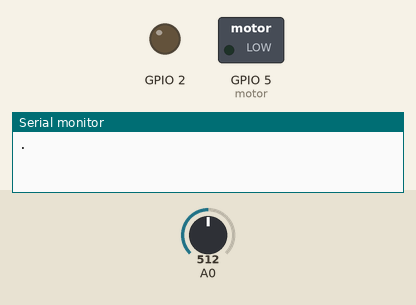
Simulated run of this sketch. Board: ESP8266 (NodeMCU). Parts: switched loads named in the sketch (green lamp = pin HIGH), output pins drawn as LEDs (lit = HIGH), the last lines printed to the serial monitor. The test bench sets the inputs (shaded band); at power-on: A0 = 512. WiFi joins after 1.5 s; servers stay silent unless stated; uploads are accepted with an empty reply.

Above: at 0.8 s.
At 31.7 s:
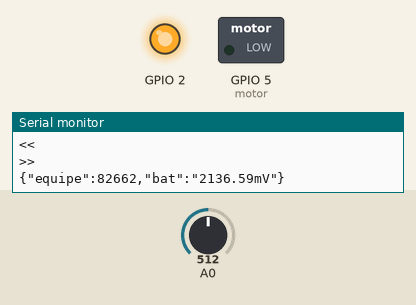
Timing chart, 0 to 80.2 s (numbered marks = the images above):
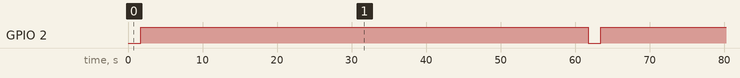

The sketch:

monitor_de_bateria_8266.ino
```cpp
#include <Arduino.h>
#include "TTeC.h"


#define tempo 60000
#define motor 5
#define MENOR_TENSAO 3000


/// prototipos de funções
uint32_t tensao(unsigned char pin);
double Vin_div_T(unsigned char pin, double r1, double r2);
int baixo = 0;

void setup() {
  Serial.begin(115200);
  pinMode(motor,OUTPUT);
  pinMode(2,OUTPUT);

}

void loop() {
  //int inicio=millis();
  digitalWrite(2,0);
  String payload;
  double V_b = Vin_div_T(A0,200,680);    //Tensão em Volts da bateria


  payload = "{\"equipe\":"+String(82662)+",\"bat\":\""+String(V_b)+"mV\"}";

  envia_payload(payload);

  Serial.println(payload);
  if(V_b<=MENOR_TENSAO){
    baixo++;
  }else{
    digitalWrite(motor,0);
  }
  if (baixo>=10){
    digitalWrite(motor,1);
    while(1);
  }
  digitalWrite(2,1);
  delay(tempo);
}

uint32_t tensao(unsigned char pin){

  uint32_t voltage = 0;
    for (int i = 0; i < 100; i++)
    {
      voltage += analogRead(pin);//Obtem o valor RAW do ADC
      ets_delay_us(30);
    }
    voltage /= 100;


    voltage = (3300.00*voltage)/1023.00;//Converte e calibra o valor lido (RAW) para mV
  return voltage;
}
double Vin_div_T(unsigned char pin, double r1, double r2){
  uint32_t tens = tensao(pin);
  double res = (r2/(r1+r2));
  return (tens/res); //tensão/(R2/(R1+R2)) retorna a tensão de entrada do divisor de tensão
}
```

TTeC.cpp
```cpp
/*
 * OBDH_Aurora_1
 * TTeC.cpp
 * Created: 12/02/2022 22:25:26
 * Author : Rodrigo Matos
 */
#include "TTeC.h"

void envia_payload(String postagem){//Envia uma string ao servidor
WiFi.begin(STASSID, STAPSK);
int cont = 0;
  while (WiFi.status() != WL_CONNECTED && cont<120) {//se não conectar depois de 1 minuto, desiste de conectar
    delay(500);cont++;
    Serial.print(".");
  }
  Serial.println("");
  Serial.print("Connected! IP address: ");
  Serial.println(WiFi.localIP());

  if ((WiFi.status() == WL_CONNECTED)) {
    WiFiClient client;
    HTTPClient http;
    Serial.print("[HTTP] begin...\n");
    // configure traged server and url
    http.begin(client,SERVER_IP); //HTTP
    http.addHeader("Content-Type", "application/json");

    Serial.print("[HTTP] POST...\n");
    // start connection and send HTTP header and body
   int httpCode = http.POST(postagem);

    // httpCode will be negative on error
    if (httpCode > 0) {
      // HTTP header has been send and Server response header has been handled
      Serial.printf("[HTTP] POST... code: %d\n", httpCode);

      // file found at server
      if (httpCode == HTTP_CODE_OK) {
        const String& payload = http.getString();
        Serial.println("received payload:\n<<");
        Serial.println(payload);
        Serial.println(">>");
      }
    } else {
      Serial.printf("[HTTP] POST... failed, error: %s\n", http.errorToString(httpCode).c_str());
    }

    http.end();
  }


  WiFi.disconnect(true);
  WiFi.mode(WIFI_OFF);
}
```

TTeC.h
```cpp
/*
 * OBDH_Aurora_1
 * TTeC.h
 * Created: 12/02/2022 22:25:26
 * Author : Rodrigo Matos
 */
#ifndef TTeC_H_
#define TTeC_H_

#include <Arduino.h>
#include <ESP8266WiFi.h>
#include <ESP8266HTTPClient.h>


#define SERVER_IP "http://200.137.130.88:8888/"//link para submissão ao servidor

//#ifndef STASSID
#define STASSID "ALBERTO E ROSELIA" //ID do WiFi
#define STAPSK  "CHAMEX5050"        //Senha do WiFi
//#endif
void envia_payload(String postagem); //Prototipo da funsção
#endif //TTeC_H_
```

Measured:
- by itself, GPIO 2: alternates HIGH for 60.0 s and LOW for 1.7 s
